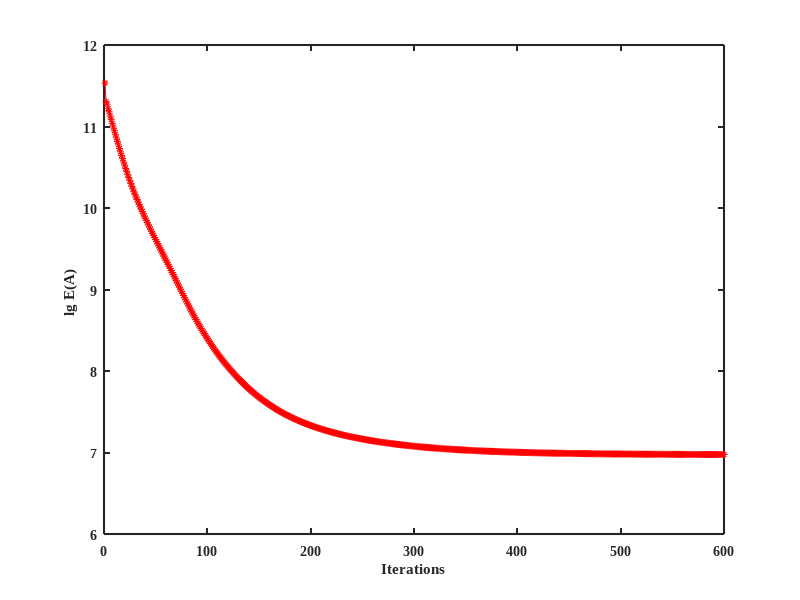

Write the MATLAB code that produced this figure. (Note: this script raises an error after producing the figure.)
clc;
clear;
load('314.mat')

figure
plot(log10(Cost1),'r-*','MarkerSize',5)
   
    set(gca, 'LineWidth', 1.5);
      set(gca,'FontName','Times New Roman','FontWeight','bold')
 xlabel('Iterations','FontName','Times New Roman','FontWeight','bold');
 ylabel('lg E(A) ','FontName','Times New Roman','FontWeight','bold');
  export_fig 314.eps -painters -transparent 